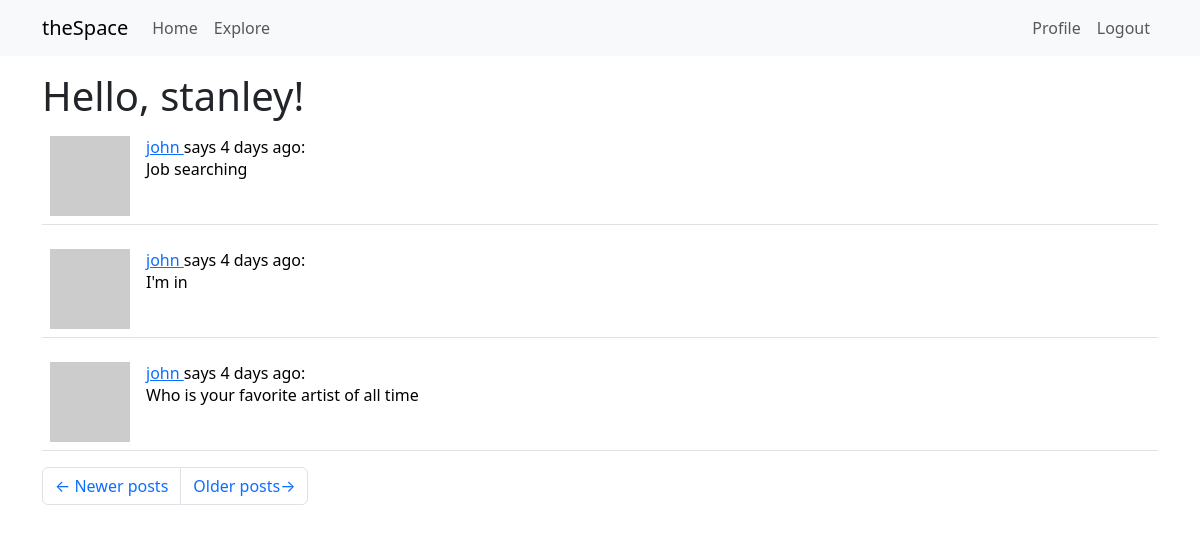
The app's page /explore?page=2 (signed in) with its own data.
### app/models.py (models this page shows, shortened)
class User(UserMixin, db.Model):
    id: so.Mapped[int] = so.mapped_column(primary_key=True)
    username: so.Mapped[str] = so.mapped_column(sa.String(64), index=True, unique=True)
    email: so.Mapped[str] = so.mapped_column(sa.String(128), index=True, unique=True)
    password_hash: so.Mapped[Optional[str]] = so.mapped_column(sa.String(256))
    about_me: so.Mapped[Optional[str]] = so.mapped_column(sa.String(140))
    last_seen: so.Mapped[Optional[datetime]] = so.mapped_column(
            default=lambda: datetime.now(timezone.utc))
    posts: so.WriteOnlyMapped['Post'] = so.relationship(back_populates='author')
    following: so.WriteOnlyMapped['User'] = so.relationship(
            secondary=followers, primaryjoin=(followers.c.follower_id == id),
            secondaryjoin=(followers.c.followed_id == id),
            back_populates='followers')
    followers: so.WriteOnlyMapped['User'] = so.relationship(
            secondary=followers, primaryjoin=(followers.c.followed_id == id),
            secondaryjoin=(followers.c.follower_id == id),
            back_populates='following')
    def avatar(self, size):
        digest = md5(self.email.lower().encode('utf-8')).hexdigest()
        return f'https://www.gravatar.com/avatar/{digest}?d=identicon&s={size}'

class Post(db.Model):
    id: so.Mapped[int] = so.mapped_column(primary_key=True)
    body: so.Mapped[str] = so.mapped_column(sa.String(140))
    timestamp: so.Mapped[datetime] = so.mapped_column(
            index=True, default=lambda: datetime.now(timezone.utc))
    user_id: so.Mapped[int] = so.mapped_column(sa.ForeignKey(User.id),
                                                index=True)
    author: so.Mapped['User'] = so.relationship(back_populates='posts')

### app/routes.py (the view)
@app.route('/explore')
@login_required
def explore():
    page = request.args.get('page', 1, type=int)
    query = sa.select(Post).order_by(Post.timestamp.desc())
    posts = db.paginate(query, page=page, per_page=app.config['POSTS_PER_PAGE'],
                        error_out=False)
    next_url = url_for('explore', page=posts.next_num) \
            if posts.has_next else None
    prev_url = url_for('explore', page=posts.prev_num) \
            if posts.has_prev else None
    return render_template('index.html', title='Explore', posts=posts.items,
                            next_url=next_url, prev_url=prev_url)

### app/models.py (called while the page is built)
@login.user_loader
def load_user(id):
    return db.session.get(User, int(id))

### app/routes.py (called while the page is built)
@app.before_request
def before_request():
    if current_user.is_authenticated:
        current_user.last_seen = datetime.now(timezone.utc)
        db.session.commit()

### app/templates/index.html (shortened to what this page needs)
{% extends "base.html" %}
{% import "bootstrap_wtf.html" as wtf %}
{% block content %}
    <h1>Hello, {{ current_user.username }}!</h1>
    {% for post in posts %}
        {% include "_post.html" %}
    {% endfor %}
    <nav aria-label="Post navigation">
	<ul class="pagination">
	    <li class="page-item{% if not prev_url %} disabled{% endif %}">
		<a class="page-link" href="{{ prev_url }}">
		    <span aria-hidden="true">&larr;</span> Newer posts
		</a>
	    </li>
	    <li class="page-item{% if not next_url %} disabled{% endif %}">
		<a class="page-link" href="{{ next_url }}">
		    Older posts<span aria-hidden="true">&rarr;</span>
		</a>
	    </li>
	</ul>
    </nav>
{% endblock %}

### app/templates/_post.html
<table class="table table-hover">
    <tr>
	<td width="70px">
	    <a href="{{ url_for('user', username=current_user.username) }}">
	    <img src="{{ post.author.avatar(70) }}">
	</td>
	<td>
	    <a href="{{ url_for('user', username=post.author.username) }}">
		    {{ post.author.username }}
	    </a>
	    says {{ moment(post.timestamp).fromNow() }}:
	    <br>
	    {{ post.body }}
	</td>
    </tr>
</table>

### records on screen
User: username "stanley"
Post: author.username "john", timestamp "4 days ago", body "Job searching"
Post: author.username "john", timestamp "4 days ago", body "I'm in"
Post: author.username "john", timestamp "4 days ago", body "Who is your favorite artist of all time"
